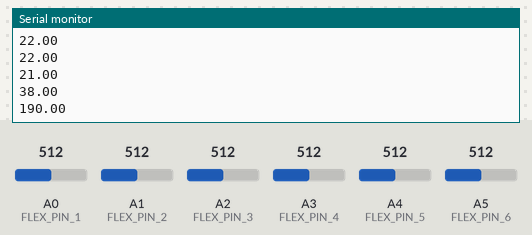
The sketch below on a simulated Arduino Uno, built with avr-gcc and run on an emulated ATmega328P. On the bench: the last lines printed to the serial monitor. Inputs (shaded band) come from the test bench; at power-on: A0 (FLEX_PIN_1) = 512, A1 (FLEX_PIN_2) = 512, A2 (FLEX_PIN_3) = 512, A3 (FLEX_PIN_4) = 512, A4 (FLEX_PIN_5) = 512, A5 (FLEX_PIN_6) = 512.

Above: at 1.2 s.
1.3 s: A0 (FLEX_PIN_1) set to 716
At 1.54 s:
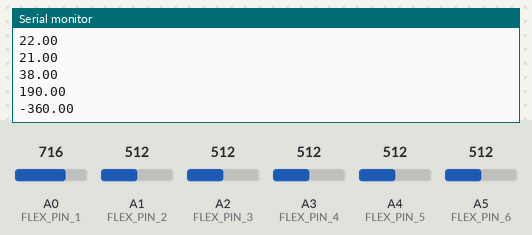
2.8 s: A1 (FLEX_PIN_2) set to 716
4.3 s: A2 (FLEX_PIN_3) set to 716
At 4.82 s:
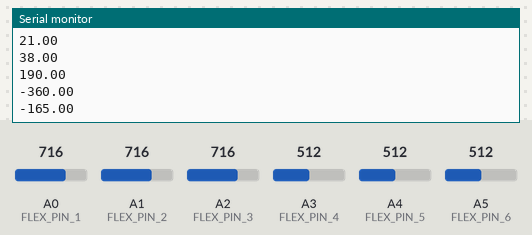
5.8 s: A3 (FLEX_PIN_4) set to 716
7.3 s: A4 (FLEX_PIN_5) set to 716
At 7.48 s:
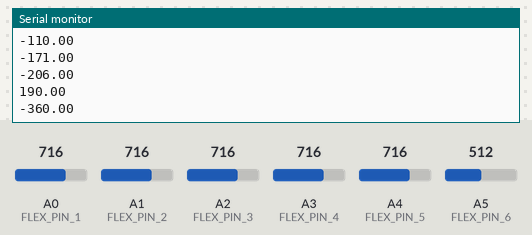
8.8 s: A5 (FLEX_PIN_6) set to 716
At 8.91 s:
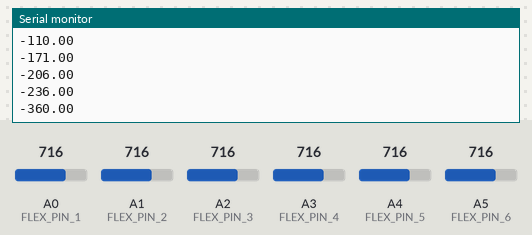
Timing chart, 0 to 11.3 s (numbered marks = the images above; inputs shaded):
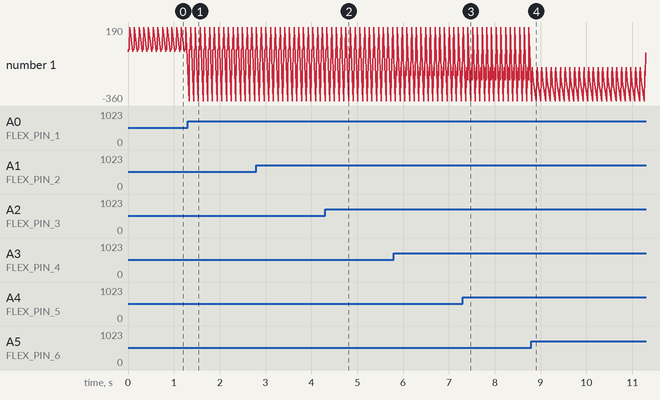

The sketch:

Flex_sensor_circuit_single_glove.ino
```cpp
///https://learn.sparkfun.com/tutorials/flex-sensor-hookup-guide/all#example-circuit
//https://forum.arduino.cc/index.php?topic=89941.0
/******************************************************************************
Flex_Sensor_Example.ino
Example sketch for SparkFun's flex sensors
  (https://www.sparkfun.com/products/10264)
Jim Lindblom @ SparkFun Electronics
April 28, 2016

Create a voltage divider circuit combining a flex sensor with a 47k resistor.
- The resistor should connect from A0 to GND.
- The flex sensor should connect from A0 to 3.3V
As the resistance of the flex sensor increases (meaning it's being bent), the
voltage at A0 should decrease.

Development environment specifics:
Arduino 1.6.7
******************************************************************************/


/******************************************************************************
 *
 * For glove project:
 * resistor for 3.3" sensor [0 degree 33.5K, 90 degree 90K] Circuit use R =43K
 * resistor for 5.4" sensor [0 degree 8.5K, 90 degree 13K] Circuit use R =10K
 */

const int FLEX_PIN_1 = A0; // Pin connected to voltage divider output
const int FLEX_PIN_2 = A1;
const int FLEX_PIN_3 = A2;
const int FLEX_PIN_4 = A3;
const int FLEX_PIN_5 = A4;
const int FLEX_PIN_6 = A5;
const int FLEX_PIN[] = {FLEX_PIN_1, FLEX_PIN_2, FLEX_PIN_3, FLEX_PIN_4, FLEX_PIN_5, FLEX_PIN_6};

// Measure the voltage at 5V and the actual resistance of your
// 47k resistor, and enter them below:
const float VCC = 4.98; // Measured voltage of Ardunio 5V line/// could be replaced by external power with 4.98V

const float R_DIV_1 = 43000.0; // Measured resistance of 3.3" f sensor
const float R_DIV_2 = 10000.0; // Measured resistance of 5.5" f sensor ** resistor does not affect much of the result


// Upload the code, then try to adjust these values to more
// accurately calculate bend degree.
/* STRAIGHT_RESISTANCE = SR
 * BEND_RESISTANCE = BR
 */
//const float STRAIGHT_RESISTANCE = 8500.0; // resistance when straight [5.5" flex sensor]
//const float BEND_RESISTANCE = 13000.0; // resistance at 90 deg [5.5" flex sensor]
//const float STRAIGHT_RESISTANCE = 335000.0; // resistance when straight [3.3" flex sensor]
//const float BEND_RESISTANCE = 90000.0; // resistance at 90 deg [3.3" flex sensor]

void setup()
{
  Serial.begin(9600);
  for (int i=0; i<8; i++)
  {
    pinMode(FLEX_PIN[i], INPUT);
  }
}

void loop()
{

  // 1.Read the ADC, and calculate voltage and resistance from it
  int flexADC[] = {0,0,0,0,0,0};
  float angle[] = {0.0,0.0,0.0,0.0,0.0,0.0};

  //int ADCs = FLEX_PIN; using for loop:
  for (int i=0; i<8; i++)
  {
    flexADC[i] = analogRead(FLEX_PIN[i]);
  }

  // 2. set and adjust the angle setting by the reading results: angle[i] = map(flexADC[i], 'flat ADC', '180//90 degree ADC', 0, 180.0);
  // need to calibrate every time before testing
    angle[0] = map(flexADC[0], 516, 466, 0, 90.0);
    angle[1] = map(flexADC[1], 536, 438, 0, 90.0);
    angle[2] = map(flexADC[2], 546, 407, 0, 90.0);
    angle[3] = map(flexADC[3], 535, 440, 0, 90.0);
    angle[4] = map(flexADC[4], 544, 469, 0, 90.0);
    angle[5] = map(flexADC[5], 603, 560, 0, 90.0);

  //Serial.println("Resistance: " + String(flexR) + " ohms");
  //Serial.println("Resistance: " + String(flexR) + " ohms");
  // Use the calculated resistance to estimate the sensor's
  // bend angle:
//  //3. testing the bend angle:
//  Serial.println(String(flexADC[0]));
//  Serial.println(String(flexADC[1]));
//  Serial.println(String(flexADC[2]));
//  Serial.println(String(flexADC[3]));
//  Serial.println(String(flexADC[4]));
//  Serial.println(String(flexADC[5]));
//
//  Serial.println("Bend: " + String(angle[0]) + " degrees");
//  Serial.println("Bend: " + String(angle[1]) + " degrees");
//  Serial.println("Bend: " + String(angle[2]) + " degrees");
//  Serial.println("Bend: " + String(angle[3]) + " degrees");
//  Serial.println("Bend: " + String(angle[4]) + " degrees");
//  Serial.println("Bend: " + String(angle[5]) + " degrees");
//  Serial.println();

  //4. recording the data:
  //Thumb[1]//Index//Middle//Ring//Little//Thumb[2]
  Serial.println(String(angle[0]));
  Serial.println(String(angle[1]));
  Serial.println(String(angle[2]));
  Serial.println(String(angle[3]));
  Serial.println(String(angle[4]));
  Serial.println(String(angle[5]));


  delay(100);
}
```

Measured:
- after the input at 1.3 s, the serial monitor: prints a new line at once (image 1)
- after the input at 4.3 s, the serial monitor: prints a new line after 0.12 s (image 2)
- after the input at 7.3 s, the serial monitor: prints a new line after 0.11 s (image 3)
- after the input at 8.8 s, the serial monitor: prints a new line after 0.05 s (image 4)
- plotted number 1: 190 → -171 after the input at 5.8 s
